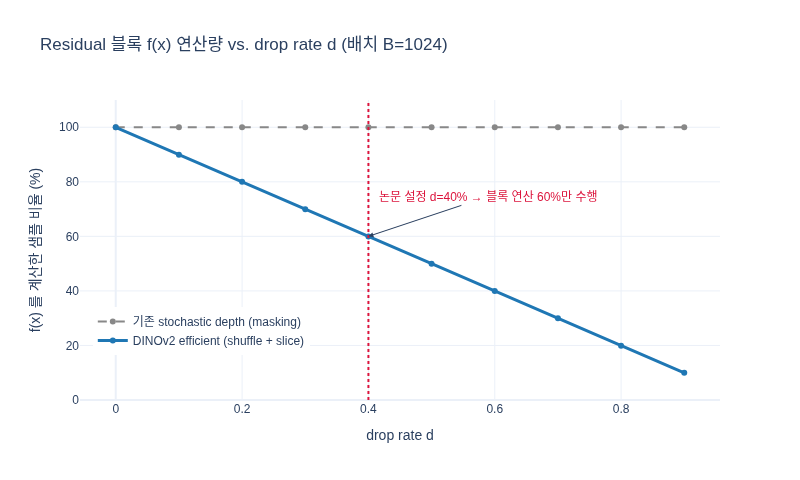

Recreate this plot in Python.
# %% [markdown]
# # Efficient Stochastic Depth — "마스킹" 대신 "슬라이싱"
#
# **Stochastic depth**(Huang et al., 2016)는 residual 블록 $x \leftarrow x + f(x)$ 에서
# 샘플마다 확률 $d$ 로 residual $f(x)$ 를 통째로 버리는(=블록을 건너뛰는) 정규화 기법이다.
#
# - **기존 구현(masking)**: 배치 $B$ 개 전부에 대해 $f(x)$ 를 계산한 뒤, 버릴 샘플의 결과에 0을 곱한다.
#   → 버린 샘플의 연산·메모리가 그대로 낭비된다.
# - **DINOv2의 efficient 구현(slicing)**: 배치 차원에서 $B$ 개 샘플을 무작위로 섞고(`randperm`),
#   **앞쪽 $(1-d)\times B$ 개만 슬라이스**해서 $f$ 에 넣는다. 나머지는 $f$ 를 아예 계산하지 않는다.
#   → 연산·메모리가 대략 drop rate $d$ 에 비례해 절약된다. 논문은 $d = 40\%$ 라는 높은 값을 쓴다.
#
# 이 스크립트는 두 구현을 numpy 로 나란히 만들어 (1) 실제로 몇 개만 계산하는지,
# (2) 기대값이 같도록 스케일이 어떻게 보정되는지, (3) 절약되는 연산량을 확인한다.

# %%
# 필요 패키지: numpy, plotly, kaleido (그림 저장용)
import os
import numpy as np
import plotly.graph_objects as go


def _show(fig):
    try:
        from IPython import get_ipython
        if get_ipython() is not None:  # VSCode 셀/Jupyter에서만 렌더링
            fig.show()
    except ImportError:
        pass


HERE = os.path.dirname(os.path.abspath(__file__))
rng = np.random.default_rng(0)

# %% [markdown]
# ## 1. 장난감 residual 함수와 호출 횟수 계측
#
# 실제 ViT 블록의 $f$ 는 Attention/MLP 이지만, 여기서는 "몇 개의 샘플에 대해 계산했는가"만 세면 되므로
# 단순한 선형 변환으로 대체하고, 처리한 샘플 수를 누적한다.

# %%
D = 8  # 토큰 차원 (작게)
W = rng.normal(scale=0.1, size=(D, D))
calls = {"samples_processed": 0}


def residual_func(x_sub):
    """x_sub: (b_sub, N, D). 처리한 샘플 수를 기록한다."""
    calls["samples_processed"] += x_sub.shape[0]
    return np.tanh(x_sub @ W)


B, N = 10, 4  # 배치 10, 토큰 4
x = rng.normal(size=(B, N, D))
print("x.shape =", x.shape)
# 출력: x.shape = (10, 4, 8)

# %% [markdown]
# ## 2. 기존 방식: 전부 계산하고 마스킹
#
# 샘플별 keep 마스크 $m_i \sim \text{Bernoulli}(1-d)$ 를 뽑고
# $$x_i \leftarrow x_i + \frac{m_i}{1-d}\, f(x_i)$$
# 로 갱신한다. $1/(1-d)$ 는 기대값을 보존하기 위한 스케일이다. 하지만 $f$ 는 **B개 전부** 계산된다.

# %%
def masked_stochastic_depth(x, residual_func, d):
    b = x.shape[0]
    keep = (rng.random(b) > d).astype(x.dtype)          # (b,)
    residual = residual_func(x)                          # 전부 계산!
    return x + residual * (keep / (1 - d))[:, None, None]


d = 0.4
calls["samples_processed"] = 0
y_mask = masked_stochastic_depth(x, residual_func, d)
print(f"[masking]  d={d}: f 에 들어간 샘플 수 = {calls['samples_processed']} / {B}")
# 출력: [masking]  d=0.4: f 에 들어간 샘플 수 = 10 / 10

# %% [markdown]
# ## 3. DINOv2 방식: 섞고 → 앞쪽 $(1-d)B$ 개만 슬라이스 → index_add
#
# 1. `brange = randperm(B)[: int((1-d)·B)]` — 무작위 순열의 앞부분만 취한다.
# 2. `residual = f(x[brange])` — 살아남은 샘플에 대해서만 계산한다.
# 3. `x[brange] += residual · B / |brange|` — 결과를 원래 위치에 더하되,
#    스케일 $\frac{B}{(1-d)B} = \frac{1}{1-d}$ 로 기대값을 맞춘다.
#
# 이는 실제 저장소 `dinov2/layers/block.py` 의 `drop_add_residual_stochastic_depth` 와 동일한 흐름이다.

# %%
def efficient_stochastic_depth(x, residual_func, d):
    b = x.shape[0]
    sample_subset_size = max(int(b * (1 - d)), 1)
    brange = rng.permutation(b)[:sample_subset_size]     # 1) 섞고 앞쪽만 슬라이스
    residual = residual_func(x[brange])                  # 2) 부분집합에만 f 적용
    scale = b / sample_subset_size                       # = 1/(1-d)
    out = x.copy()
    np.add.at(out, brange, residual * scale)             # 3) torch.index_add 에 해당
    return out, brange


calls["samples_processed"] = 0
y_eff, brange = efficient_stochastic_depth(x, residual_func, d)
print(f"[slicing]  d={d}: 살아남은 인덱스 brange = {sorted(brange.tolist())}")
print(f"[slicing]  d={d}: f 에 들어간 샘플 수 = {calls['samples_processed']} / {B}  "
      f"(= int((1-d)*B) = {int((1 - d) * B)})")
print(f"[slicing]  residual 스케일 = B/|brange| = {B}/{len(brange)} = {B / len(brange):.3f} = 1/(1-d)")
# 출력: [slicing]  d=0.4: 살아남은 인덱스 brange = [0, 2, 4, 6, 8, 9]
# 출력: [slicing]  d=0.4: f 에 들어간 샘플 수 = 6 / 10  (= int((1-d)*B) = 6)
# 출력: [slicing]  residual 스케일 = B/|brange| = 10/6 = 1.667 = 1/(1-d)

# %%
# 버려진 샘플은 x 그대로(항등), 살아남은 샘플만 residual 이 더해졌는지 확인
dropped = np.setdiff1d(np.arange(B), brange)
print("버려진 샘플이 항등 통과했나?", np.allclose(y_eff[dropped], x[dropped]))
print("살아남은 샘플은 바뀌었나?   ", not np.allclose(y_eff[brange], x[brange]))
# 출력: 버려진 샘플이 항등 통과했나? True
# 출력: 살아남은 샘플은 바뀌었나?    True

# %% [markdown]
# ## 4. 두 방식의 기대값은 같다 (Monte Carlo 확인)
#
# 스케일 $1/(1-d)$ 덕분에 $\mathbb{E}[y] = x + f(x)$ 가 두 구현 모두에서 성립한다.
# 차이는 **"전부 계산 후 0 곱하기"** vs **"살아남은 것만 계산"** 이라는 연산 경로뿐이다.

# %%
T = 20000
acc_mask = np.zeros_like(x)
acc_eff = np.zeros_like(x)
for _ in range(T):
    acc_mask += masked_stochastic_depth(x, residual_func, d)
    acc_eff += efficient_stochastic_depth(x, residual_func, d)[0]
target = x + residual_func(x)
print("E[y]-(x+f(x)) 최대 오차 (masking):", np.abs(acc_mask / T - target).max().round(4))
print("E[y]-(x+f(x)) 최대 오차 (slicing):", np.abs(acc_eff / T - target).max().round(4))
# 출력: E[y]-(x+f(x)) 최대 오차 (masking): 0.0087
# 출력: E[y]-(x+f(x)) 최대 오차 (slicing): 0.0071
# (표본 수 T 에 따른 MC 잡음 수준이며, 두 방식 모두 x+f(x) 로 수렴)

# %% [markdown]
# ## 5. 절약되는 연산량: drop rate 에 비례
#
# residual 계산량은 슬라이스 크기 $\lfloor (1-d) B \rfloor$ 에 비례하므로,
# 절약 비율은 대략 $d$ 와 같다. $d=0.4$ 이면 블록 내부 Attention/MLP 연산과 activation 메모리의 약 40% 를 건너뛴다.
# (참고: 저장소 기본 설정 `ssl_default_config.yaml` 은 `drop_path_rate: 0.3`, `drop_path_uniform: true` —
# 모든 블록에 같은 $d$ 를 적용한다. 논문의 ViT-g 학습에서는 $d = 0.4$.)

# %%
ds = np.linspace(0.0, 0.9, 10)
B_big = 1024
compute_frac_mask = np.ones_like(ds)                              # 마스킹: 항상 100%
compute_frac_eff = np.floor((1 - ds) * B_big) / B_big             # 슬라이싱: (1-d)
for dd, m, e in zip(ds, compute_frac_mask, compute_frac_eff):
    print(f"d={dd:.1f}  masking 계산량={m:5.0%}   slicing 계산량={e:5.0%}   절약={1 - e:5.0%}")
# 출력: d=0.0  masking 계산량= 100%   slicing 계산량= 100%   절약=   0%
# 출력: d=0.1  masking 계산량= 100%   slicing 계산량=  90%   절약=  10%
# 출력: d=0.2  masking 계산량= 100%   slicing 계산량=  80%   절약=  20%
# 출력: d=0.3  masking 계산량= 100%   slicing 계산량=  70%   절약=  30%
# 출력: d=0.4  masking 계산량= 100%   slicing 계산량=  60%   절약=  40%
# 출력: d=0.5  masking 계산량= 100%   slicing 계산량=  50%   절약=  50%
# 출력: d=0.6  masking 계산량= 100%   slicing 계산량=  40%   절약=  60%
# 출력: d=0.7  masking 계산량= 100%   slicing 계산량=  30%   절약=  70%
# 출력: d=0.8  masking 계산량= 100%   slicing 계산량=  20%   절약=  80%
# 출력: d=0.9  masking 계산량= 100%   slicing 계산량=  10%   절약=  90%

# %%
fig = go.Figure()
fig.add_trace(go.Scatter(x=ds, y=compute_frac_mask * 100, mode="lines+markers",
                         name="기존 stochastic depth (masking)", line=dict(dash="dash", color="#888")))
fig.add_trace(go.Scatter(x=ds, y=compute_frac_eff * 100, mode="lines+markers",
                         name="DINOv2 efficient (shuffle + slice)", line=dict(color="#1f77b4", width=3)))
fig.add_vline(x=0.4, line=dict(color="crimson", dash="dot"))
fig.add_annotation(x=0.4, y=60, text="논문 설정 d=40% → 블록 연산 60%만 수행",
                   showarrow=True, arrowhead=2, ax=120, ay=-40, font=dict(color="crimson"))
fig.update_layout(
    title="Residual 블록 f(x) 연산량 vs. drop rate d (배치 B=1024)",
    xaxis_title="drop rate d", yaxis_title="f(x) 를 계산한 샘플 비율 (%)",
    yaxis=dict(range=[0, 110]), legend=dict(x=0.02, y=0.15),
    width=800, height=480, template="plotly_white",
)
_show(fig)
fig.write_image(os.path.join(HERE, "expy.png"))
print("saved:", os.path.join(HERE, "expy.png"))
# 출력: saved: .../37d99f60-8fd4-487a-9dba-a82774be4a9f/expy.png

# %% [markdown]
# ## 정리
#
# | | 기존 stochastic depth | DINOv2 efficient stochastic depth |
# |---|---|---|
# | 무엇을 뽑나 | 샘플별 Bernoulli 마스크 | `randperm(B)[: (1-d)·B]` 인덱스 |
# | $f$ 를 계산하는 샘플 수 | $B$ (전부) | $(1-d)\,B$ (슬라이스만) |
# | 결과 반영 | 마스크 곱하기 | `index_add` 로 원위치에 더하기 |
# | 기대값 보정 | $\times \frac{1}{1-d}$ | $\times \frac{B}{(1-d)B} = \frac{1}{1-d}$ |
# | 연산·메모리 절약 | 없음 | $\approx d$ 비율 (논문 $d=40\%$) |
#
# 핵심: **"버릴 샘플의 residual 을 계산하고 0을 곱하는" 대신 "계산 자체를 건너뛴다."**
# 높은 $d=0.4$ 는 정규화·학습 안정성(NaN 회피, Table 1)과 함께 큰 모델(ViT-g)의 연산·메모리 절감을 동시에 준다.
